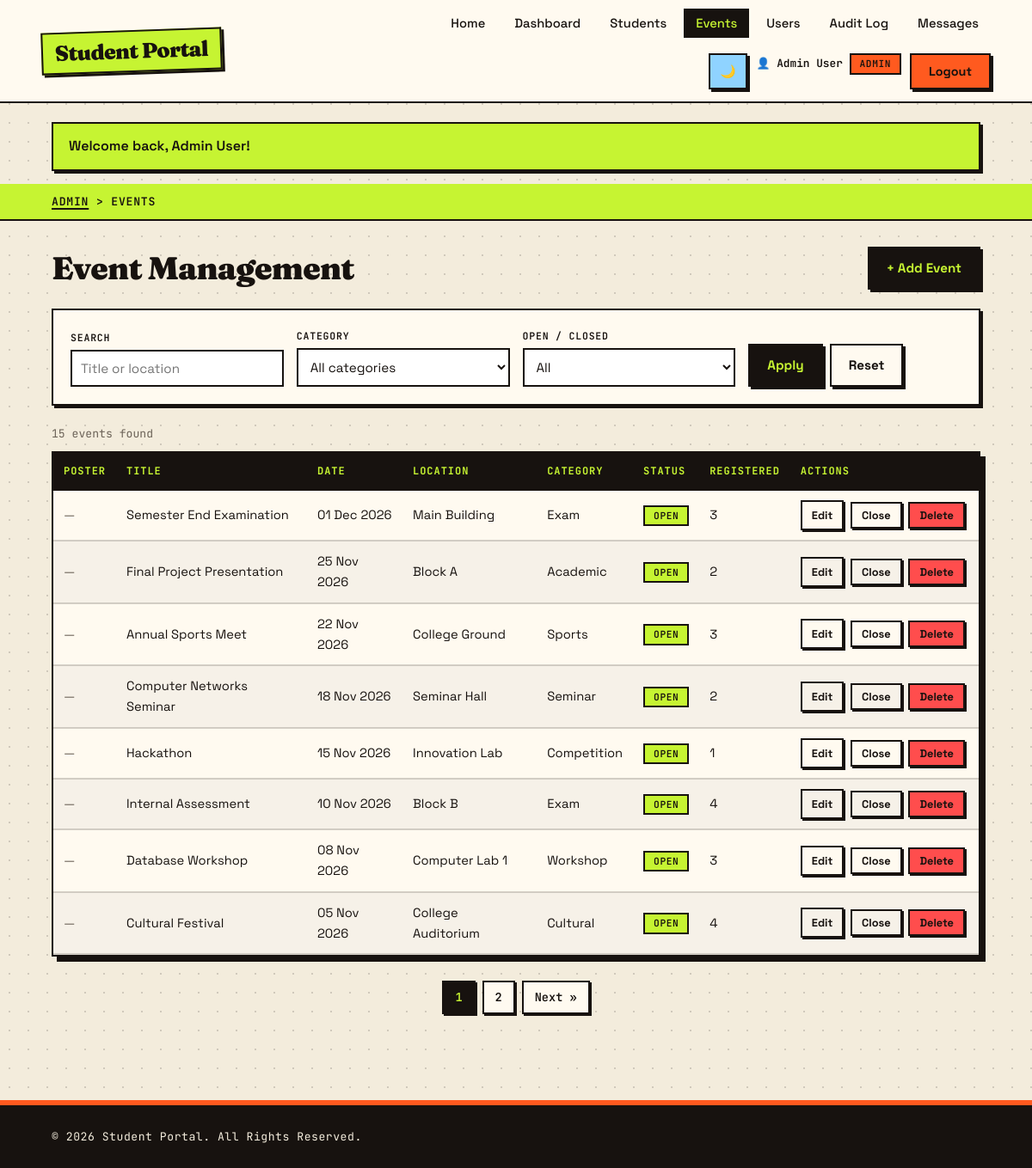
/admin/events.php (signed in), run on the app's committed database.
### tables this page shows
CREATE TABLE events (
  id          INT UNSIGNED NOT NULL AUTO_INCREMENT,
  title       VARCHAR(150) NOT NULL,
  description TEXT NULL,
  event_date  DATE NOT NULL,
  location    VARCHAR(150) NOT NULL,
  category    VARCHAR(30)  NOT NULL,
  status      ENUM('open','closed') NOT NULL DEFAULT 'open',
  poster      VARCHAR(255) NULL,
  created_by  INT UNSIGNED NULL,
  created_at  TIMESTAMP NOT NULL DEFAULT CURRENT_TIMESTAMP,
  updated_at  TIMESTAMP NOT NULL DEFAULT CURRENT_TIMESTAMP ON UPDATE CURRENT_TIMESTAMP,
  PRIMARY KEY (id),
  KEY idx_events_date (event_date),
  KEY idx_events_category (category),
  CONSTRAINT fk_events_user FOREIGN KEY (created_by) REFERENCES users (id) ON DELETE SET NULL ON UPDATE CASCADE
);

### includes/events_repo.php (called while the page is built, shortened)
<?php
function event_filters(array $src): array
{
    $cat = (string) ($src['category'] ?? '');
    $st  = (string) ($src['status'] ?? '');
    return [
        'q'        => trim((string) ($src['q'] ?? '')),
        'category' => in_array($cat, EVENT_CATEGORIES, true) ? $cat : '',
        'status'   => in_array($st, EVENT_STATUSES, true) ? $st : '',
    ];
}
function event_where(array $f): array
{
    $where = []; $types = ''; $params = [];
    return [$where ? 'WHERE ' . implode(' AND ', $where) : '', $types, $params];
}
function event_count(array $f): int
{
    [$w, $t, $p] = event_where($f);
    return (int) db_value("SELECT COUNT(*) FROM events e $w", $t, $p);
}
function event_search(array $f, int $limit = 10, int $offset = 0): array
{
    [$w, $t, $p] = event_where($f);
    $t .= 'ii'; $p[] = $limit; $p[] = $offset;
    return db_all(
        "SELECT e.*, (SELECT COUNT(*) FROM registrations r WHERE r.event_id = e.id) AS registrations
           FROM events e $w ORDER BY e.event_date DESC, e.id DESC LIMIT ? OFFSET ?",
        $t,
        $p
    );
}

### includes/db.php (called while the page is built, shortened)
<?php
function db(): mysqli
{
    static $conn = null;
    if ($conn instanceof mysqli) {
        return $conn;
    }
    try {
        $conn = new mysqli(DB_HOST, DB_USER, DB_PASS, DB_NAME);
        $conn->set_charset('utf8mb4');
    } catch (mysqli_sql_exception $e) {
        error_log('[StudentHub] DB connection failed: ' . $e->getMessage());
        http_response_code(500);
        if (defined('API_REQUEST')) {
            header('Content-Type: application/json; charset=utf-8');
            echo json_encode(['success' => false, 'message' => 'Database connection failed.']);
        } else {
            echo '<h1>Database connection failed</h1>'
               . '<p>Start MySQL in XAMPP, import <code>database/studentHub.sql</code> '
               . 'and check <code>includes/config.php</code>.</p>';
        }
        exit;
    }
    return $conn;
}
function db_query(string $sql, string $types = '', array $params = []): mysqli_stmt
{
    $stmt = db()->prepare($sql);
    if ($types !== '') {
        $stmt->bind_param($types, ...$params);
    }
    $stmt->execute();
    return $stmt;
}
function db_all(string $sql, string $types = '', array $params = []): array
{
    $stmt = db_query($sql, $types, $params);
    $rows = $stmt->get_result()->fetch_all(MYSQLI_ASSOC);
    return $rows;
}
function db_one(string $sql, string $types = '', array $params = []): ?array
{
    $rows = db_all($sql, $types, $params);
    return $rows[0] ?? null;
}
function db_value(string $sql, string $types = '', array $params = [])
{
    $row = db_one($sql, $types, $params);
    return $row ? reset($row) : null;
}

### admin/events.php (the view, shortened to what this page needs)
<?php
require_once __DIR__ . '/../includes/bootstrap.php';
require_once __DIR__ . '/../includes/events_repo.php';
$filters = event_filters($_GET);
$total   = event_count($filters);
[$page, $perPage, $offset, $totalPages] = paginate($total, 8);
$events = event_search($filters, $perPage, $offset);
require ROOT_PATH . '/includes/header.php';
?>
<main id="main-content" class="admin-main">
    <section class="breadcrumb">
        <div class="container">
            <p><a href="<?= e(url('admin/dashboard.php')) ?>">Admin</a> &gt; <span>Events</span></p>
        </div>
    </section>
    <section class="admin-section">
        <div class="container">
            <div class="admin-head">
                <h1>Event Management</h1>
                <div class="admin-actions">
                    <a class="btn primary-btn" href="<?= e(url('admin/event_form.php')) ?>">+ Add Event</a>
                </div>
            </div>
            <form class="filter-bar" method="get" action="">
                <div>
                    <label for="q">Search</label>
                    <input type="search" id="q" name="q" value="<?= e($filters['q']) ?>" placeholder="Title or location">
                </div>
                <div>
                    <label for="category">Category</label>
                    <select id="category" name="category">
                        <option value="">All categories</option>
                    </select>
                </div>
                <div>
                    <label for="status">Open / closed</label>
                    <select id="status" name="status">
                        <option value="">All</option>
                    </select>
                </div>
                <div class="filter-buttons">
                    <button type="submit" class="btn primary-btn">Apply</button>
                    <a class="btn btn-outline" href="<?= e(url('admin/events.php')) ?>">Reset</a>
                </div>
            </form>
            <p class="result-count"><?= $total ?> event<?= $total === 1 ? '' : 's' ?> found</p>
            <div class="table-wrap">
                <table class="data-table">
                    <thead>
                        <tr><th scope="col">Poster</th><th scope="col">Title</th><th scope="col">Date</th><th scope="col">Location</th>
                            <th scope="col">Category</th><th scope="col">Status</th><th scope="col">Registered</th><th scope="col">Actions</th></tr>
                    </thead>
                    <tbody>
                    <?php foreach ($events as $ev): ?>
                        <tr>
                            <td>
                                <?php if ($ev['poster']): ?>
                                    <img class="thumb" src="<?= e(url('uploads/posters/' . $ev['poster'])) ?>" alt="Poster of <?= e($ev['title']) ?>">
                                <?php else: ?>
                                    <span class="muted">—</span>
                                <?php endif; ?>
                            </td>
                            <td><?= e($ev['title']) ?></td>
                            <td><?= e(date('d M Y', strtotime($ev['event_date']))) ?></td>
                            <td><?= e($ev['location']) ?></td>
                            <td><?= e($ev['category']) ?></td>
                            <td><span class="badge badge-<?= e($ev['status']) ?>"><?= e(ucfirst($ev['status'])) ?></span></td>
                            <td><?= (int) $ev['registrations'] ?></td>
                            <td class="actions">
                                <a class="btn btn-sm btn-outline" href="<?= e(url('admin/event_form.php?id=' . (int) $ev['id'])) ?>">Edit</a>
                                <form method="post" class="inline-form">
                                    <button type="submit" name="action" value="toggle" class="btn btn-sm btn-outline"><?= $ev['status'] === 'open' ? 'Close' : 'Reopen' ?></button>
                                </form>
                                <form method="post" class="inline-form"
                                      data-confirm="Delete event <?= e($ev['title']) ?>? Registrations for it will also be removed.">
                                    <button type="submit" name="action" value="delete" class="btn btn-sm btn-danger">Delete</button>
                                </form>
                            </td>
                        </tr>
                    <?php endforeach; ?>
                    </tbody>
                </table>
            </div>
            <?= pagination_links($page, $totalPages) ?>
        </div>
    </section>
</main>
<?php require ROOT_PATH . '/includes/footer.php';

### css/style.css (style rules this page uses)
:root { --primary-color: #17120f; --secondary-color: #ff5a1f; --accent-color: #c6f432; --background-color:#f3ecdc; --text-color: #17120f; --white: #fffaf0; --ink: #17120f; --paper: #f3ecdc; --card: #fffaf0; --orange: #ff5a1f; --lime: #c6f432; --pink: #ff9ecb; --sky: #8fd3ff; --muted: #6b6257; --line: #17120f; --border-radius: 0px; --transition: .15s ease; --shadow: 6px 6px 0 var(--ink); --shadow-sm: 3px 3px 0 var(--ink); --bw: 2.5px; --font-body: 'Space Grotesk', system-ui, sans-serif; --font-display: 'Fraunces', Georgia, serif; --font-mono: 'JetBrains Mono', ui-monospace, monospace; }
* { margin:0; padding:0; box-sizing:border-box; }
body { font-family:var(--font-body); background-color:var(--paper); background-image:radial-gradient(rgba(23,18,15,.16) 1px, transparent 1.2px); background-size:22px 22px; color:var(--text-color); line-height:1.65; font-size:16px; -webkit-font-smoothing:antialiased; }
h1,h2,h3,h4 { font-family:var(--font-display); font-weight:800; line-height:1.1; letter-spacing:-.02em; }
a { text-decoration:none; color:inherit; }
.container { width:90%; max-width:1200px; margin:auto; }
.btn { display:inline-block; text-align:center; cursor:pointer; font-family:var(--font-body); font-weight:700; font-size:.95rem; padding:10px 20px; border:var(--bw) solid var(--ink); border-radius:0; box-shadow:var(--shadow-sm); color:var(--ink); background:var(--card); transition:transform var(--transition), box-shadow var(--transition), background var(--transition); }
.primary-btn { background:var(--ink); color:var(--lime); }
.btn-outline { background:transparent; color:var(--ink); border:var(--bw) solid var(--ink); }
.btn-danger { background:#ff4d4d; color:var(--ink); }
.btn-sm { padding:5px 11px; font-size:.8rem; box-shadow:2px 2px 0 var(--ink); }
.inline-form { display:inline; margin:0; }
.breadcrumb { background:var(--lime); border-bottom:var(--bw) solid var(--ink); padding:10px 0; }
.breadcrumb p { font-family:var(--font-mono); font-size:.82rem; font-weight:600; text-transform:uppercase; letter-spacing:.06em; }
.breadcrumb a { color:var(--ink); text-decoration:underline; text-decoration-thickness:2px; text-underline-offset:3px; }
.breadcrumb span { color:var(--ink); }
.badge { display:inline-block; padding:1px 10px; border:2px solid var(--ink); border-radius:0; font-family:var(--font-mono); font-size:.7rem; font-weight:600; text-transform:uppercase; letter-spacing:.05em; }
.badge-open, .badge-active, .badge-student { background:var(--lime); color:var(--ink); }
.admin-section { padding:30px 0 10px; }
.admin-head { display:flex; justify-content:space-between; align-items:center; flex-wrap:wrap; gap:15px; margin-bottom:22px; }
.admin-head h1 { color:var(--ink); font-size:2.3rem; font-weight:900; }
.admin-actions { display:flex; gap:10px; flex-wrap:wrap; }
.muted { color:var(--muted); }
.filter-bar { display:grid; grid-template-columns:repeat(auto-fit,minmax(170px,1fr)); gap:15px; align-items:end; background:var(--card); padding:20px; margin-bottom:22px; border:var(--bw) solid var(--ink); border-radius:0; box-shadow:var(--shadow-sm); }
.filter-bar label { display:block; font-family:var(--font-mono); font-size:.72rem; font-weight:600; text-transform:uppercase; letter-spacing:.07em; margin-bottom:5px; }
.filter-bar input, .filter-bar select { width:100%; padding:10px; background:#fff; color:var(--ink); border:var(--bw) solid var(--ink); border-radius:0; font-family:var(--font-body); font-size:.95rem; }
.filter-buttons { display:flex; gap:8px; }
.result-count { margin:5px 0 10px; color:var(--muted); font-family:var(--font-mono); font-size:.82rem; }
.table-wrap { overflow-x:auto; background:var(--card); border:var(--bw) solid var(--ink); box-shadow:var(--shadow); }
.data-table { width:100%; border-collapse:collapse; font-size:.92rem; }
.data-table th { background:var(--ink); color:var(--lime); padding:12px; text-align:left; white-space:nowrap; font-family:var(--font-mono); font-size:.75rem; text-transform:uppercase; letter-spacing:.08em; }
.data-table td { padding:11px 12px; border-bottom:2px solid rgba(23,18,15,.18); vertical-align:middle; }
.data-table tbody tr:nth-child(even) { background:rgba(23,18,15,.035); }
.data-table .actions { white-space:nowrap; }
.data-table .actions > * { margin-right:4px; }

### data on the page
events: title "Semester End Examination", event_date "01 Dec 2026", location "Main Building", category "Exam", status "OPEN", registrations "3", shows "Close"
events: title "Final Project Presentation", event_date "25 Nov 2026", location "Block A", category "Academic", status "OPEN", registrations "2", shows "Close"
events: title "Annual Sports Meet", event_date "22 Nov 2026", location "College Ground", category "Sports", status "OPEN", registrations "3", shows "Close"
events: title "Computer Networks Seminar", event_date "18 Nov 2026", location "Seminar Hall", category "Seminar", status "OPEN", registrations "2", shows "Close"
events: title "Hackathon", event_date "15 Nov 2026", location "Innovation Lab", category "Competition", status "OPEN", registrations "1", shows "Close"
events: title "Internal Assessment", event_date "10 Nov 2026", location "Block B", category "Exam", status "OPEN", registrations "4", shows "Close"
events: title "Database Workshop", event_date "08 Nov 2026", location "Computer Lab 1", category "Workshop", status "OPEN", registrations "3", shows "Close"
events: title "Cultural Festival", event_date "05 Nov 2026", location "College Auditorium", category "Cultural", status "OPEN", registrations "4", shows "Close"

### other printed values
$label "Home"
$label "Dashboard"
$label "Students"
$label "Events"
$label "Users"
$label "Audit Log"
$label "Messages"
$_SESSION['user_name'] "Admin User"
$f['message'] "Welcome back, Admin User!"
$total "15"
